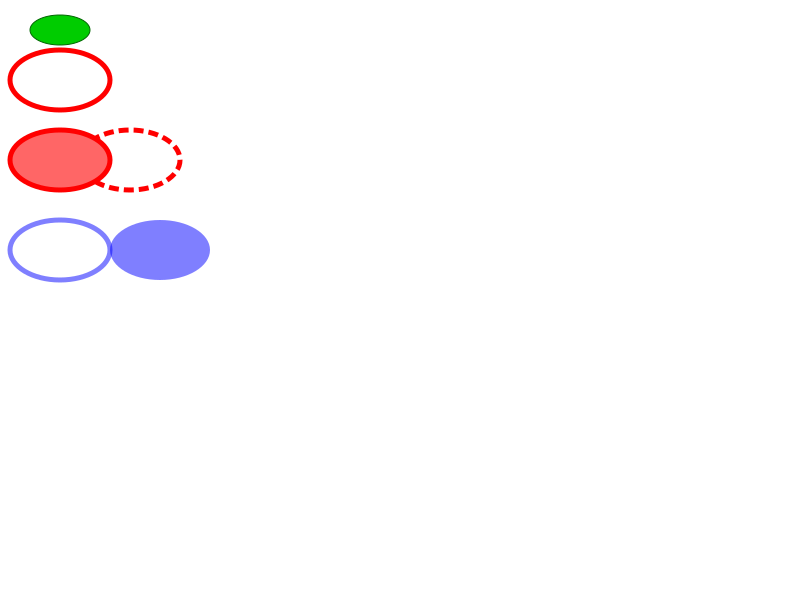

The Python source for this figure:
import os
import sys

# module = os.path.dirname(os.path.dirname(os.path.abspath(__file__)))
sys.path.insert(0, ".")
# sys.path.insert(1, module)
src = os.path.join(os.path.dirname(os.path.dirname(os.getcwd())), 'src')
sys.path.insert(1, src)
# print(src)
# print(module)

try:
    from netkiller.svg.ScalableVectorGraphics import Svg
    from netkiller.svg.elements import Text, Line, Circle, Rectangle, Image, Path, Ellipse

except ImportError as err:
    print("Error: %s" % (err))
    exit()


def main():
    svg = Svg(800, 600)
    # svg.link("style.css")
    svg.title("Test")
    svg.desc("https://www.netkiller.cn")
    svg.append(Ellipse(60, 30, 30, 15, style="stroke:#006600; fill:#00cc00"))
    svg.append(Ellipse(60, 80, 50, 30, style="stroke: #ff0000;stroke-width: 5;fill: none;"))

    svg.append(Ellipse(130, 160, 50, 30, style="stroke: #ff0000;stroke-width: 5;stroke-dasharray: 10 5;fill: none;"))
    svg.append(Ellipse(60, 160, 50, 30, style="stroke: #ff0000;stroke-width: 5;fill: #ff6666;"))

    svg.append(Ellipse(60, 250, 50, 30, style="stroke: #0000ff;stroke-width: 5;stroke-opacity: 0.5;fill: none;"))
    svg.append(Ellipse(160, 250, 50, 30, style="stroke: none; fill: #0000ff;fill-opacity: 0.5;"))

    svg.save('ellipse.svg')


if __name__ == "__main__":
    main()
